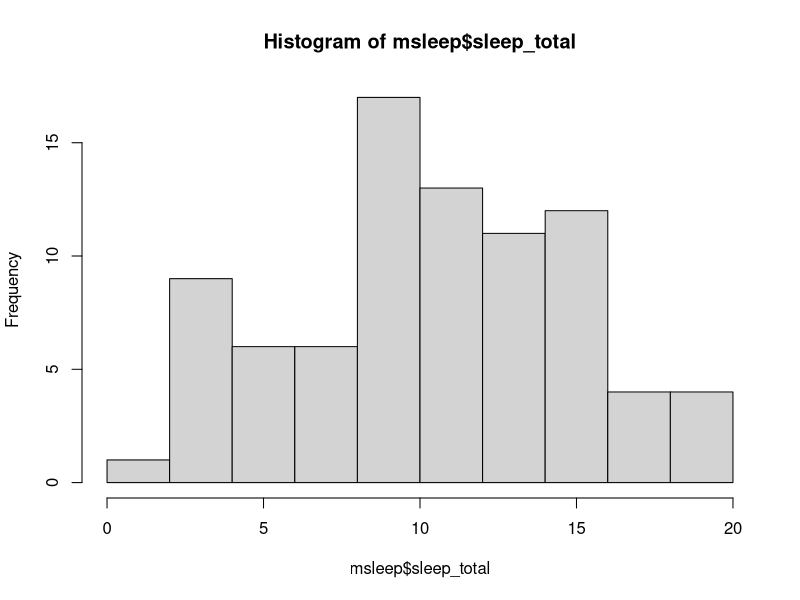
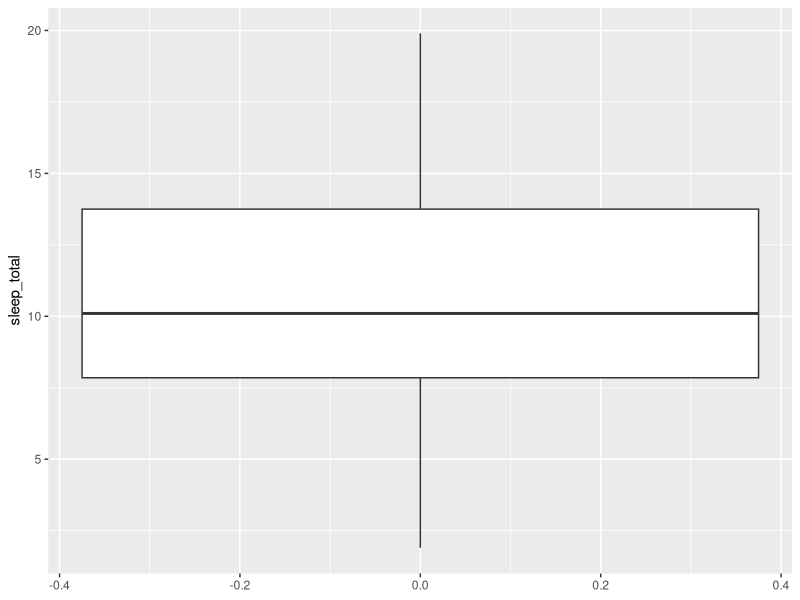

The R source for these figures, in order:
## ---- chunk 1
library(tidyverse)
## ---- chunk 2
msleep
## ---- chunk 3
hist(msleep$sleep_total)
## ---- chunk 4
mean(msleep$sleep_total)
## ---- chunk 5
sort(msleep$sleep_total)
## ---- chunk 6
sort(msleep$sleep_total)[42]
## ---- chunk 7
median(msleep$sleep_total)
## ---- chunk 8
msleep %>% count(sleep_total, sort = TRUE)
## ---- chunk 9
msleep %>% count(vore, sort = TRUE)
## ---- chunk 10
dists <- msleep$sleep_total - mean(msleep$sleep_total)
dists
## ---- chunk 11
squared_dists <- (dists)^2
sum_squared_dists <- sum(squared_dists)
sum_squared_dists
## ---- chunk 12
sum_squared_dists/82
## ---- chunk 13
var(msleep$sleep_total)
## ---- chunk 14
sqrt(var(msleep$sleep_total))
## ---- chunk 15
sd(msleep$sleep_total)
## ---- chunk 16
mean(abs(dists))
## ---- chunk 17
quantile(msleep$sleep_total)
## ---- chunk 18
ggplot(msleep, aes(y = sleep_total)) + geom_boxplot()
## ---- chunk 19
quantile(msleep$sleep_total, probs = c(0, 0.2, 0.4, 0.6, 0.8, 1))
## ---- chunk 20
quantile(msleep$sleep_total, probs = seq(0, 1, 0.2))
## ---- chunk 21
quantile(msleep$sleep_total, 0.75) - quantile(msleep$sleep_total, 0.25)
## ---- chunk 22
iqr <- quantile(msleep$bodywt, 0.75) - quantile(msleep$bodywt, 0.25)
lower_threshold <- quantile(msleep$bodywt, 0.25) - 1.5 * iqr
upper_threshold<- quantile(msleep$bodywt, 0.75) + 1.5 * iqr

msleep %>% filter(bodywt < lower_threshold | bodywt > upper_threshold ) %>%
select(name, vore, sleep_total, bodywt)
## ---- chunk 23
sales_counts <- data.frame(
     name = c("Amir", "Brian", "Claire", "Damian"),
     n_sales = c(178, 126, 75, 69)
 )

sales_counts
## ---- chunk 24
sales_counts %>%
  sample_n(1)
## ---- chunk 25
set.seed(5)
sales_counts %>%
  sample_n(1)
## ---- chunk 26
set.seed(5)
sales_counts %>%
  sample_n(2)
## ---- chunk 27
set.seed(5)
sales_counts %>%
  sample_n(2, replace = TRUE)
## ---- chunk 28
set.seed(5)
sales_counts %>%
  sample_n(5, replace = TRUE)
